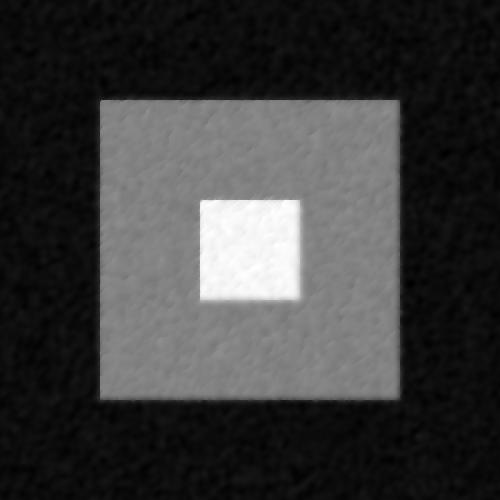
#> input picture 1/1.4Scipy/1.4.1question/synth_rof.jpg, 500 x 500 px
$ python 1.4.1.py
#> lines starting #> are read from the running program, lines starting #| are printed output that depends on the picture
from PIL import Image
from numpy import *
from scipy.ndimage import filters

im = array(Image.open('synth_rof.jpg').convert('L'))
#> im is the input picture: shape (500, 500); min 0, max 255, mean 59.2
im2 = filters.gaussian_filter(im,5)
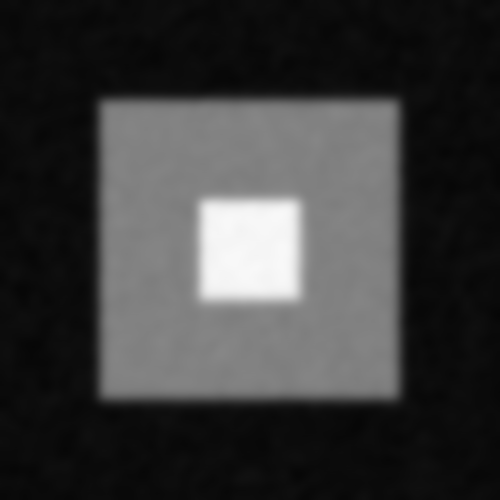
#> im2: shape (500, 500); min 6, max 248, mean 58.2
pil_im = Image.fromarray(im2)
pil_im.show()
pil_im.save('absqwe.jpg')
"""
im = array(Image.open('qwe.jpg'))
im2 = zeros(im.shape)
for i in range(3):
	im2[:,:,i] = filters.gaussian_filter(im[:,:,i],5)
im2 = uint8(im2)
im2 = array(im2,'uint8')
pil_im = Image.fromarray(im2)
pil_im.show()"""
